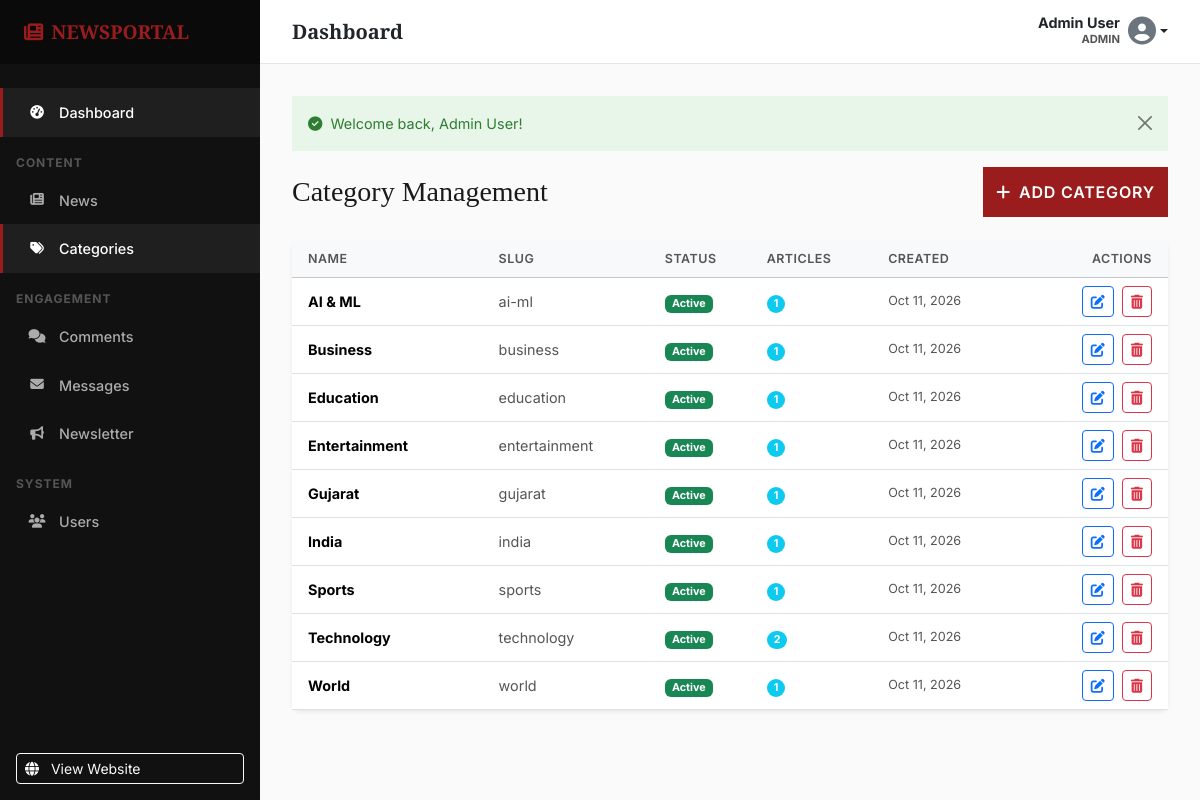
Page /admin/categories/index.php (signed in) on the committed database.
### tables this page shows
CREATE TABLE IF NOT EXISTS `categories` (
    `id`            INT UNSIGNED    NOT NULL AUTO_INCREMENT,
    `name`          VARCHAR(100)    NOT NULL,
    `slug`          VARCHAR(120)    NOT NULL,
    `description`   TEXT            DEFAULT NULL,
    `status`        ENUM('active', 'inactive') NOT NULL DEFAULT 'active',
    `created_at`    DATETIME        NOT NULL DEFAULT CURRENT_TIMESTAMP,
    `updated_at`    DATETIME        NOT NULL DEFAULT CURRENT_TIMESTAMP ON UPDATE CURRENT_TIMESTAMP,

    PRIMARY KEY (`id`),
    UNIQUE KEY `uk_categories_name` (`name`),
    UNIQUE KEY `uk_categories_slug` (`slug`)
);

### admin/categories/index.php (the view, shortened to what this page needs)
<?php
require_once __DIR__ . '/../../includes/functions.php';
require_once __DIR__ . '/../includes/header.php';
try {
    $pdo = connectDB();
    $stmt = $pdo->query("
        SELECT c.*, COUNT(n.id) as article_count
        FROM categories c
        LEFT JOIN news n ON c.id = n.category_id
        GROUP BY c.id
        ORDER BY c.name ASC
    ");
    $categories = $stmt->fetchAll();
} catch (PDOException $e) {
    setFlashMessage("Failed to retrieve categories.", "error");
    $categories = [];
}
?>
<div class="d-flex justify-content-between align-items-center mb-4">
    <h1 class="h3 mb-0 text-gray-800">Category Management</h1>
    <a href="create.php" class="btn btn-primary"><i class="fas fa-plus me-2"></i>Add Category</a>
</div>
<div class="card shadow-sm border-0">
    <div class="card-body p-0">
        <div class="table-responsive">
            <table class="table table-hover align-middle mb-0">
                <thead class="table-light">
                    <tr>
                        <th class="px-3">Name</th>
                        <th>Slug</th>
                        <th>Status</th>
                        <th>Articles</th>
                        <th>Created</th>
                        <th class="text-end px-3">Actions</th>
                    </tr>
                </thead>
                <tbody>
                    <?php if (empty($categories)): ?>
                    <tr>
                        <td colspan="6" class="text-center py-4 text-muted">No categories found.</td>
                    </tr>
                    <?php else: ?>
                        <?php foreach ($categories as $cat): ?>
                        <tr>
                            <td class="px-3 fw-bold"><?= e($cat['name']) ?></td>
                            <td class="text-muted"><?= e($cat['slug']) ?></td>
                            <td>
                                <?php if ($cat['status'] === 'active'): ?>
                                    <span class="badge bg-success">Active</span>
                                <?php else: ?>
                                    <span class="badge bg-secondary">Inactive</span>
                                <?php endif; ?>
                            </td>
                            <td>
                                <span class="badge bg-info rounded-pill"><?= (int)$cat['article_count'] ?></span>
                            </td>
                            <td class="small text-muted"><?= date('M j, Y', strtotime($cat['created_at'])) ?></td>
                            <td class="text-end px-3">
                                <a href="edit.php?id=<?= $cat['id'] ?>" class="btn btn-sm btn-outline-primary me-1" title="Edit">
                                    <i class="fas fa-edit"></i>
                                </a>
                                <form method="POST" action="delete.php" class="d-inline" onsubmit="return confirm('Are you sure you want to delete this category?');">
                                    <button type="submit" class="btn btn-sm btn-outline-danger" title="Delete">
                                        <i class="fas fa-trash-alt"></i>
                                    </button>
                                </form>
                            </td>
                        </tr>
                        <?php endforeach; ?>
                    <?php endif; ?>
                </tbody>
            </table>
        </div>
    </div>
</div>
<?php require_once __DIR__ . '/../includes/footer.php'; ?>

### assets/css/style.css (style rules this page uses)
:root { --paper: #FAFAFA; --white: #FFFFFF; --ink: #1A1A1A; --muted: #555555; --line: #E5E5E5; --accent: #9B1C1C; --accent-hover: #7F1414; --soft: #F0F0F0; --dark: #111111; --font-display: 'Playfair Display', Georgia, serif; --font-body: 'Inter', -apple-system, BlinkMacSystemFont, sans-serif; --container-max: 1280px; --container-px: 32px; --radius-xs: 0; --radius-sm: 0; --radius-md: 0; --ease: cubic-bezier(0.25, 1, 0.5, 1); --duration: 300ms; --shadow-sm: none; --shadow-md: none; }
*, *::before, *::after { box-sizing: border-box; }
body { font-family: var(--font-body); color: var(--ink); background-color: var(--white); line-height: 1.6; margin: 0; -webkit-font-smoothing: antialiased; -moz-osx-font-smoothing: grayscale; }
a { color: var(--ink); text-decoration: none; transition: color var(--duration) var(--ease); }
h1, h2, h3, h4, h5, h6 { font-family: var(--font-display); color: var(--ink); font-weight: 700; line-height: 1.2; margin-top: 0; }
.text-muted { color: var(--muted) !important; }
.btn-primary { background-color: var(--accent); border-color: var(--accent); border-radius: 0; font-weight: 600; text-transform: uppercase; letter-spacing: 0.05em; padding: 12px; }

### admin/includes/header.php (style rules this page uses)
:root { --admin-sidebar-width: 260px; --admin-header-height: 64px; --color-accent: #C62828; --color-dark: #151515; --color-border: #D9D6CF; --color-bg: #F5F3EE; --color-surface: #FFFFFF; --color-text: #111111; --color-text-light: #6B6B6B; --font-heading: 'Playfair Display', Georgia, serif; --font-body: 'Inter', -apple-system, sans-serif; --transition-base: all 250ms cubic-bezier(0.4, 0, 0.2, 1); }
body { font-family: var(--font-body); background-color: var(--color-bg); }
.card { border: 1px solid var(--color-border); border-radius: 8px; }
.table { font-size: 0.9rem; }
.table th { font-weight: 600; font-size: 0.78rem; text-transform: uppercase; letter-spacing: 0.5px; color: var(--color-text-light); }

### rows in the picture
categories: name "AI & ML", slug "ai-ml", status "Active", article_count "1", created_at "Oct 11, 2026"
categories: name "Business", slug "business", status "Active", article_count "1", created_at "Oct 11, 2026"
categories: name "Education", slug "education", status "Active", article_count "1", created_at "Oct 11, 2026"
categories: name "Entertainment", slug "entertainment", status "Active", article_count "1", created_at "Oct 11, 2026"
categories: name "Gujarat", slug "gujarat", status "Active", article_count "1", created_at "Oct 11, 2026"
categories: name "India", slug "india", status "Active", article_count "1", created_at "Oct 11, 2026"
categories: name "Sports", slug "sports", status "Active", article_count "1", created_at "Oct 11, 2026"
categories: name "Technology", slug "technology", status "Active", article_count "2", created_at "Oct 11, 2026"
categories: name "World", slug "world", status "Active", article_count "1", created_at "Oct 11, 2026"

### other values in the picture
currentUserName() "Admin User"
currentUserRole() "ADMIN"
$flash['message'] "Welcome back, Admin User!"
